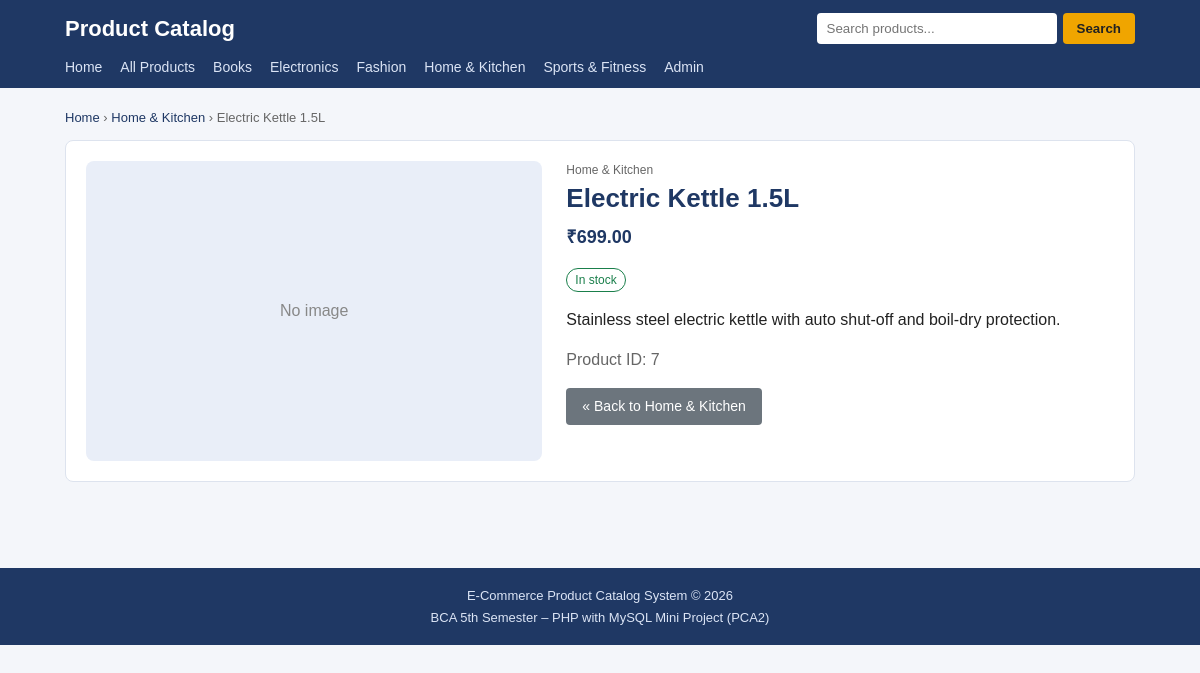
/product.php?id=7, run on the app's committed database.
### tables this page shows
CREATE TABLE IF NOT EXISTS categories (
  category_id   INT AUTO_INCREMENT PRIMARY KEY,
  category_name VARCHAR(100) NOT NULL UNIQUE,
  description   TEXT,
  created_at    TIMESTAMP DEFAULT CURRENT_TIMESTAMP
);

CREATE TABLE IF NOT EXISTS products (
  product_id     INT AUTO_INCREMENT PRIMARY KEY,
  category_id    INT NOT NULL,
  product_name   VARCHAR(150) NOT NULL,
  description    TEXT,
  price          DECIMAL(10,2) NOT NULL,
  image          VARCHAR(255) DEFAULT 'no-image.png',
  stock_quantity INT DEFAULT 0,
  is_featured    TINYINT(1) DEFAULT 0,
  created_at     TIMESTAMP DEFAULT CURRENT_TIMESTAMP,
  INDEX idx_product_name (product_name),
  CONSTRAINT fk_products_category
    FOREIGN KEY (category_id) REFERENCES categories(category_id)
    ON DELETE RESTRICT ON UPDATE CASCADE
);

### product.php (the view, shortened to what this page needs)
<?php
require_once 'config/db.php';
require 'includes/functions.php';
$product = null;
$error   = '';
if (!isset($_GET['id']) || !is_string($_GET['id']) || !ctype_digit($_GET['id']) || (int)$_GET['id'] < 1) {
    $error = 'Invalid product.';
} else {
    $id = (int)$_GET['id'];
    $stmt = mysqli_prepare($conn,
        'SELECT p.*, c.category_name
         FROM products p JOIN categories c ON p.category_id = c.category_id
         WHERE p.product_id = ?');
    mysqli_stmt_bind_param($stmt, 'i', $id);
    mysqli_stmt_execute($stmt);
    $product = mysqli_fetch_assoc(mysqli_stmt_get_result($stmt));
}
require 'includes/header.php';
?>
<?php if ($error !== '') { ?>
    <h1>Product</h1>
    <div class="message error"><?php echo htmlspecialchars($error); ?></div>
    <a class="btn" href="<?php echo $base; ?>products.php">Browse all products</a>
<?php } else { ?>
    <div class="breadcrumb">
        <a href="<?php echo $base; ?>index.php">Home</a> &rsaquo;
        <a href="<?php echo $base; ?>products.php?category=<?php echo (int)$product['category_id']; ?>">
            <?php echo htmlspecialchars($product['category_name']); ?></a> &rsaquo;
        <?php echo htmlspecialchars($product['product_name']); ?>
    </div>
    <div class="product-detail">
        <div class="detail-image">
            <?php echo product_image($product['image'], $product['product_name']); ?>
        </div>
        <div>
            <div class="product-category"><?php echo htmlspecialchars($product['category_name']); ?></div>
            <h1><?php echo htmlspecialchars($product['product_name']); ?></h1>
            <div class="price">&#8377;<?php echo number_format($product['price'], 2); ?></div>
            <p><?php echo stock_badge($product['stock_quantity']); ?></p>
            <p><?php echo nl2br(htmlspecialchars((string)$product['description'])); ?></p>
            <p class="subtitle">Product ID: <?php echo (int)$product['product_id']; ?></p>
            <a class="btn btn-secondary"
               href="<?php echo $base; ?>products.php?category=<?php echo (int)$product['category_id']; ?>">
               &laquo; Back to <?php echo htmlspecialchars($product['category_name']); ?></a>
        </div>
    </div>
<?php } ?>
<?php require 'includes/footer.php'; ?>

### includes/header.php (shortened to what this page needs)
<?php
require_once __DIR__ . '/../config/db.php';
$base = '/ecommerce-product-catalog-php/';
$cat_result = mysqli_query($conn, 'SELECT category_id, category_name FROM categories ORDER BY category_name');
?>
<!DOCTYPE html>
<html lang="en">
<head>
    <link rel="stylesheet" href="<?php echo $base; ?>assets/css/style.css">
</head>
<body>
<header class="site-header">
    <div class="container header-top">
        <a class="logo" href="<?php echo $base; ?>index.php">Product Catalog</a>
        <form class="search-form" action="<?php echo $base; ?>products.php" method="get">
            <input type="text" name="q" placeholder="Search products..."
                   value="<?php echo (isset($_GET['q']) && is_string($_GET['q'])) ? htmlspecialchars($_GET['q']) : ''; ?>">
            <button type="submit">Search</button>
        </form>
    </div>
    <nav class="container main-nav">
        <a href="<?php echo $base; ?>index.php">Home</a>
        <a href="<?php echo $base; ?>products.php">All Products</a>
        <?php while ($cat = mysqli_fetch_assoc($cat_result)) { ?>
            <a href="<?php echo $base; ?>products.php?category=<?php echo (int)$cat['category_id']; ?>">
                <?php echo htmlspecialchars($cat['category_name']); ?>
            </a>
        <?php } ?>
        <a href="<?php echo $base; ?>admin/login.php">Admin</a>
    </nav>
</header>
<main class="container">

### assets/css/style.css (style rules this page uses)
* { box-sizing: border-box; }
body { margin: 0; font-family: Arial, Helvetica, sans-serif; background: #f4f6fa; color: #222; line-height: 1.5; }
a { color: #1f3864; text-decoration: none; }
.container { max-width: 1100px; margin: 0 auto; padding: 0 15px; }
main.container { padding-top: 20px; padding-bottom: 30px; min-height: 60vh; }
h1 { font-size: 26px; color: #1f3864; margin: 0 0 6px; }
.subtitle { color: #666; margin: 0 0 16px; }
.breadcrumb { font-size: 13px; color: #666; margin-bottom: 12px; }
.site-header { background: #1f3864; color: #fff; }
.header-top { display: flex; flex-wrap: wrap; align-items: center; justify-content: space-between; gap: 10px; padding-top: 12px; padding-bottom: 12px; }
.logo { color: #fff; font-size: 22px; font-weight: bold; }
.search-form { display: flex; gap: 6px; }
.search-form input { padding: 8px 10px; border: none; border-radius: 4px; width: 240px; max-width: 100%; }
.search-form button { padding: 8px 14px; background: #f0a500; color: #222; border: none; border-radius: 4px; cursor: pointer; font-weight: bold; }
.main-nav { display: flex; flex-wrap: wrap; gap: 4px 18px; padding-bottom: 10px; }
.main-nav a { color: #dbe4f5; font-size: 14px; }
.product-category { font-size: 12px; color: #666; }
.price { font-weight: bold; color: #1f3864; font-size: 18px; }
.product-detail { display: grid; grid-template-columns: 1fr 1.2fr; gap: 24px; background: #fff; padding: 20px; border: 1px solid #dde3ee; border-radius: 8px; }
.detail-image { height: 300px; background: #e9eef8; border-radius: 8px; overflow: hidden; display: flex; align-items: center; justify-content: center; color: #888; }
.btn { display: inline-block; padding: 8px 16px; background: #1f3864; color: #fff; border: none; border-radius: 4px; cursor: pointer; font-size: 14px; }
.btn-secondary { background: #6c757d; }

### data on the page
categories: category_name "Books"
categories: category_name "Electronics"
categories: category_name "Fashion"
categories: category_name "Home & Kitchen"
categories: category_name "Sports & Fitness"
products: category.category_name "Home & Kitchen", product_name "Electric Kettle 1.5L", image+product_name "No image", price "699.00", description "Stainless steel electric kettle with auto shut-off and boil-dry protection.", product_id "7"
